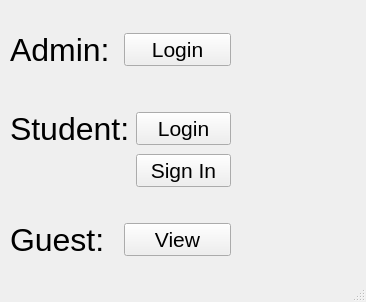
<?xml version="1.0" encoding="UTF-8"?>
<ui version="4.0">
 <class>MenuWindow</class>
 <widget class="QMainWindow" name="MenuWindow">
  <property name="geometry">
   <rect>
    <x>0</x>
    <y>0</y>
    <width>366</width>
    <height>302</height>
   </rect>
  </property>
  <property name="windowTitle">
   <string>Library Managment System</string>
  </property>
  <widget class="QWidget" name="centralwidget">
   <widget class="QWidget" name="gridLayoutWidget">
    <property name="geometry">
     <rect>
      <x>10</x>
      <y>10</y>
      <width>221</width>
      <height>80</height>
     </rect>
    </property>
    <layout class="QGridLayout" name="gridLayout">
     <item row="0" column="1">
      <widget class="QPushButton" name="admin_login">
       <property name="font">
        <font>
         <pointsize>16</pointsize>
        </font>
       </property>
       <property name="text">
        <string>Login</string>
       </property>
      </widget>
     </item>
     <item row="0" column="0">
      <widget class="QLabel" name="admin_label">
       <property name="font">
        <font>
         <pointsize>24</pointsize>
        </font>
       </property>
       <property name="text">
        <string>Admin:</string>
       </property>
      </widget>
     </item>
    </layout>
   </widget>
   <widget class="QWidget" name="gridLayoutWidget_2">
    <property name="geometry">
     <rect>
      <x>10</x>
      <y>110</y>
      <width>221</width>
      <height>80</height>
     </rect>
    </property>
    <layout class="QGridLayout" name="gridLayout_2">
     <item row="0" column="0">
      <widget class="QLabel" name="student_label">
       <property name="font">
        <font>
         <pointsize>24</pointsize>
        </font>
       </property>
       <property name="text">
        <string>Student:</string>
       </property>
      </widget>
     </item>
     <item row="0" column="1">
      <widget class="QPushButton" name="student_login">
       <property name="font">
        <font>
         <pointsize>16</pointsize>
        </font>
       </property>
       <property name="text">
        <string>Login</string>
       </property>
      </widget>
     </item>
     <item row="1" column="1">
      <widget class="QPushButton" name="student_signin">
       <property name="font">
        <font>
         <pointsize>16</pointsize>
        </font>
       </property>
       <property name="text">
        <string>Sign In</string>
       </property>
      </widget>
     </item>
    </layout>
   </widget>
   <widget class="QWidget" name="gridLayoutWidget_3">
    <property name="geometry">
     <rect>
      <x>10</x>
      <y>200</y>
      <width>221</width>
      <height>80</height>
     </rect>
    </property>
    <layout class="QGridLayout" name="gridLayout_3">
     <item row="0" column="0">
      <widget class="QLabel" name="guest_label">
       <property name="font">
        <font>
         <pointsize>24</pointsize>
        </font>
       </property>
       <property name="text">
        <string>Guest:</string>
       </property>
      </widget>
     </item>
     <item row="0" column="1">
      <widget class="QPushButton" name="guest_view">
       <property name="font">
        <font>
         <pointsize>16</pointsize>
        </font>
       </property>
       <property name="text">
        <string>View</string>
       </property>
      </widget>
     </item>
    </layout>
   </widget>
   <widget class="QLabel" name="logo">
    <property name="geometry">
     <rect>
      <x>250</x>
      <y>-10</y>
      <width>111</width>
      <height>151</height>
     </rect>
    </property>
    <property name="text">
     <string>&lt;html&gt;&lt;head/&gt;&lt;body&gt;&lt;p&gt;&lt;img src=&quot;:/image/logo.png&quot;/&gt;&lt;/p&gt;&lt;/body&gt;&lt;/html&gt;</string>
    </property>
   </widget>
  </widget>
  <widget class="QStatusBar" name="statusbar"/>
 </widget>
 <resources>
  <include location="../../../../../OneDrive/Desktop/LMS-Gui/assest/resource.qrc"/>
 </resources>
 <connections/>
</ui>
